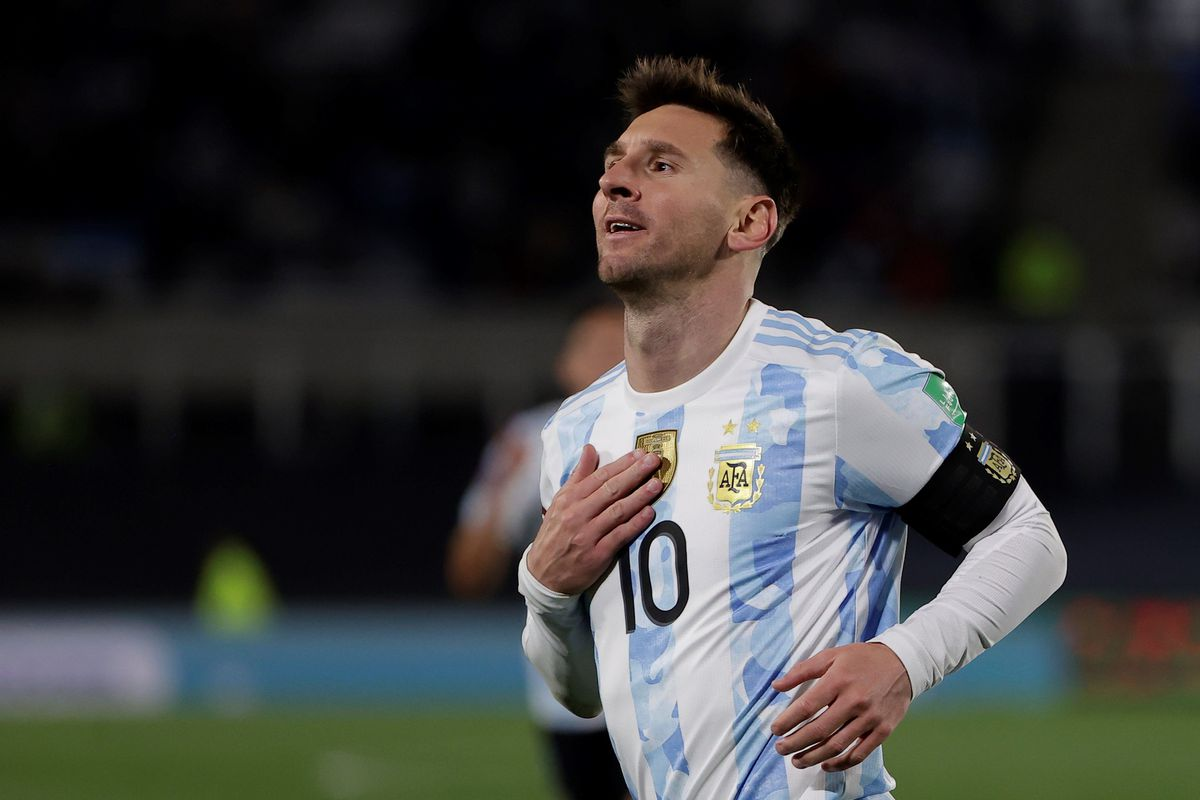
#> input picture LAB12_OPENCV/Proyecto1/messi.jpg, 1200 x 800 px
$ jupyter execute --allow-errors Notebook_LAB12.ipynb
#> lines starting #> are read from the running program, lines starting #| are printed output that depends on the picture
# GUÍA DE LABORATORIO 12
OpenCV
Nombres y Apellidos: Angela Sucso Choque
Docente: Diego Alonso Iquira Becerra

1. Creen un arreglo de 5x5 donde los números sean aleatorios del 1 al 10

[cell 1]
import numpy as np
import matplotlib.pyplot as plt
from PIL import Image

x = np.random.randint(0,10,25)
x = x.reshape(5,5)
print(x)

2. Muestren solo el canal azul de la figura

[cell 2]
y = Image.open('messi.jpg')
#> y is the input picture: PIL image 1200x800 RGB; mean R, G, B 57.2, 58.1, 56.4
y_array = np.asarray(y)
y_azul = y_array.copy()
y_azul[:,:,0] = 0
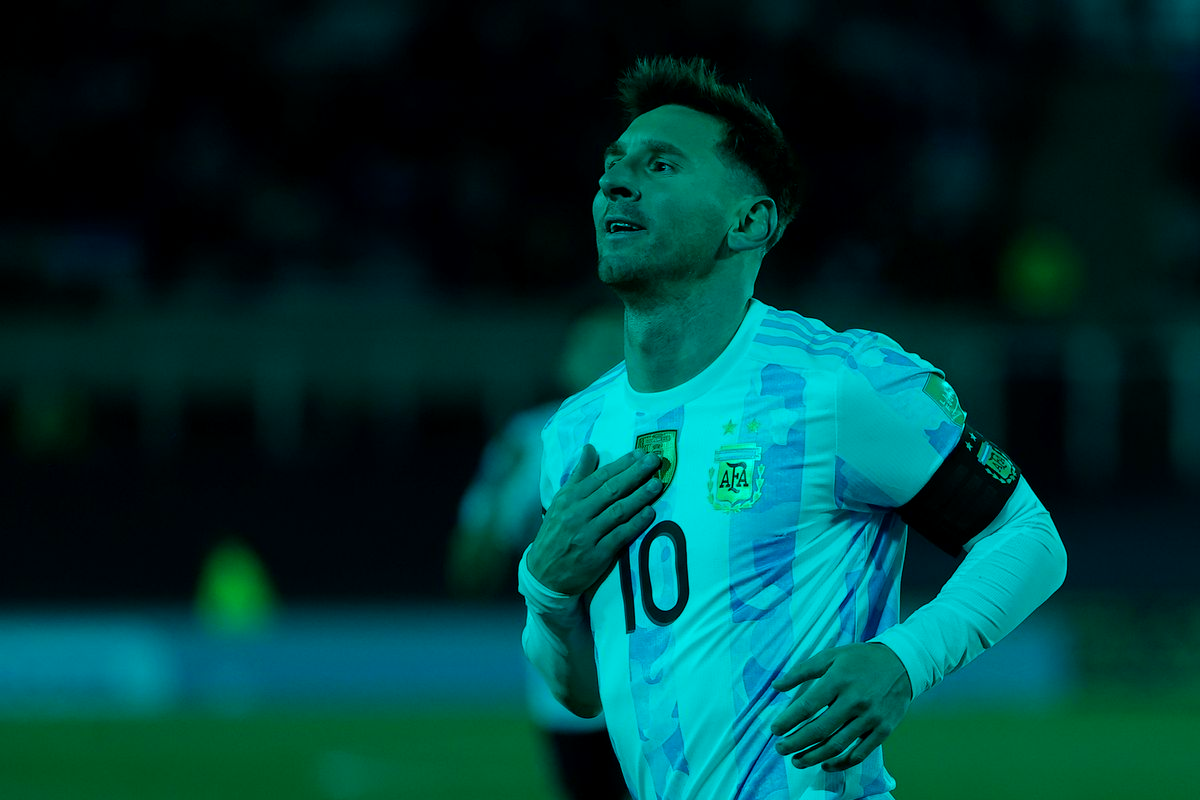
#> y_azul: shape (800, 1200, 3); mean R, G, B 0, 58.1, 56.4
y_azul[:,:,1] = 0
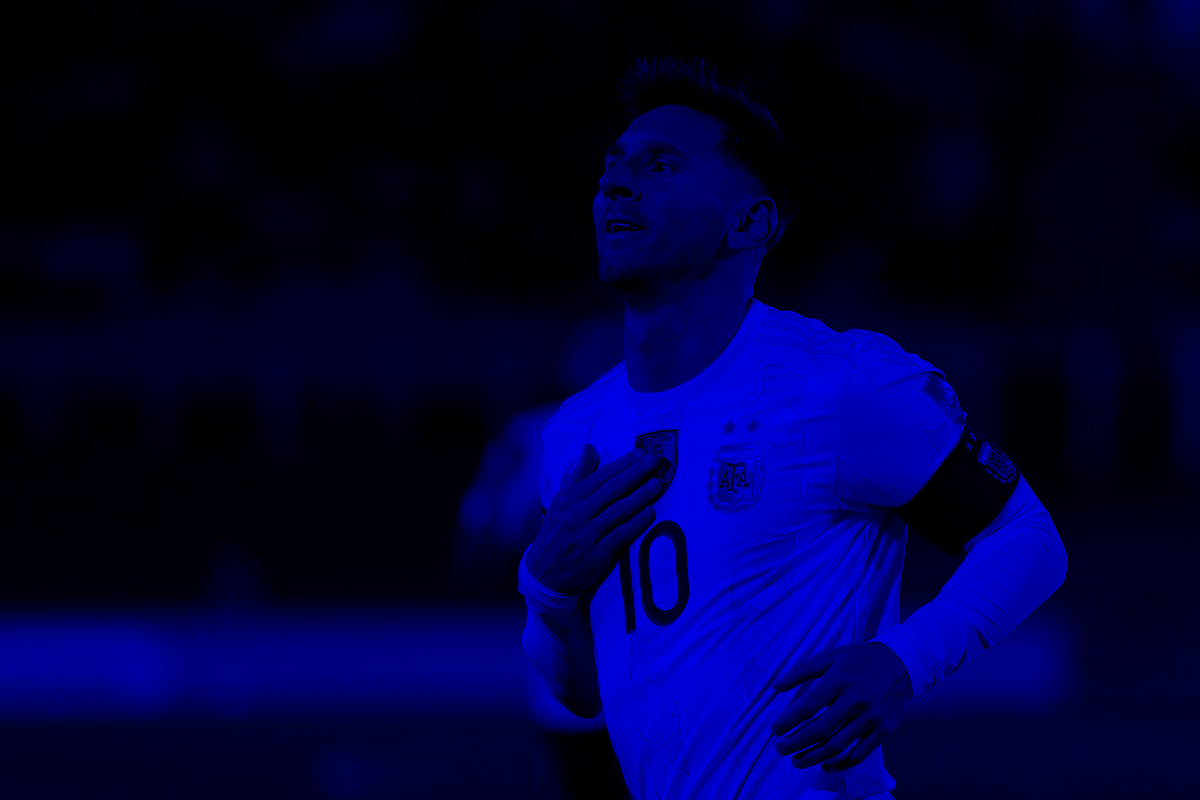
#> y_azul: shape (800, 1200, 3); mean R, G, B 0, 0, 56.4
plt.imshow(y_azul)

3. Cambien la imagen a escala de grises

#> (a cell that did not finish here is left out)

4. Guarden una nueva imagen que contenga solo los canales rojo y verde

[cell 4]
import cv2
imagen = cv2.imread('messi.jpg',1)
#BGR 0 = BLUE
imagen[:,:,0] = 0
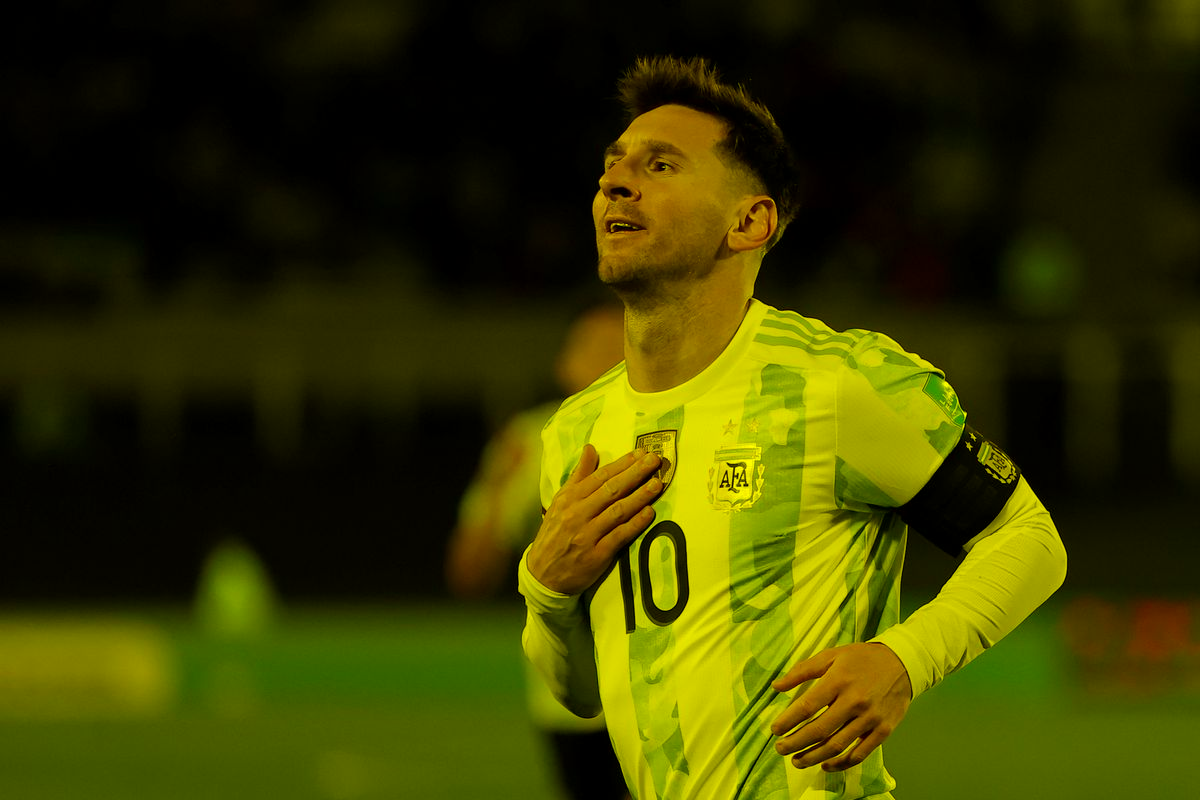
#> imagen: shape (800, 1200, 3); mean B, G, R 0, 58.1, 57.2
cv2.imwrite('MessiSinAzul.png',imagen)
cv2.imshow('MessiPA',imagen)
cv2.waitKey(0)
cv2.destroyAllWindows()

5. Guarden una nueva imagen que muestre la imagen en escala de grises

[cell 5]
imagen = cv2.imread('messi.jpg',0)
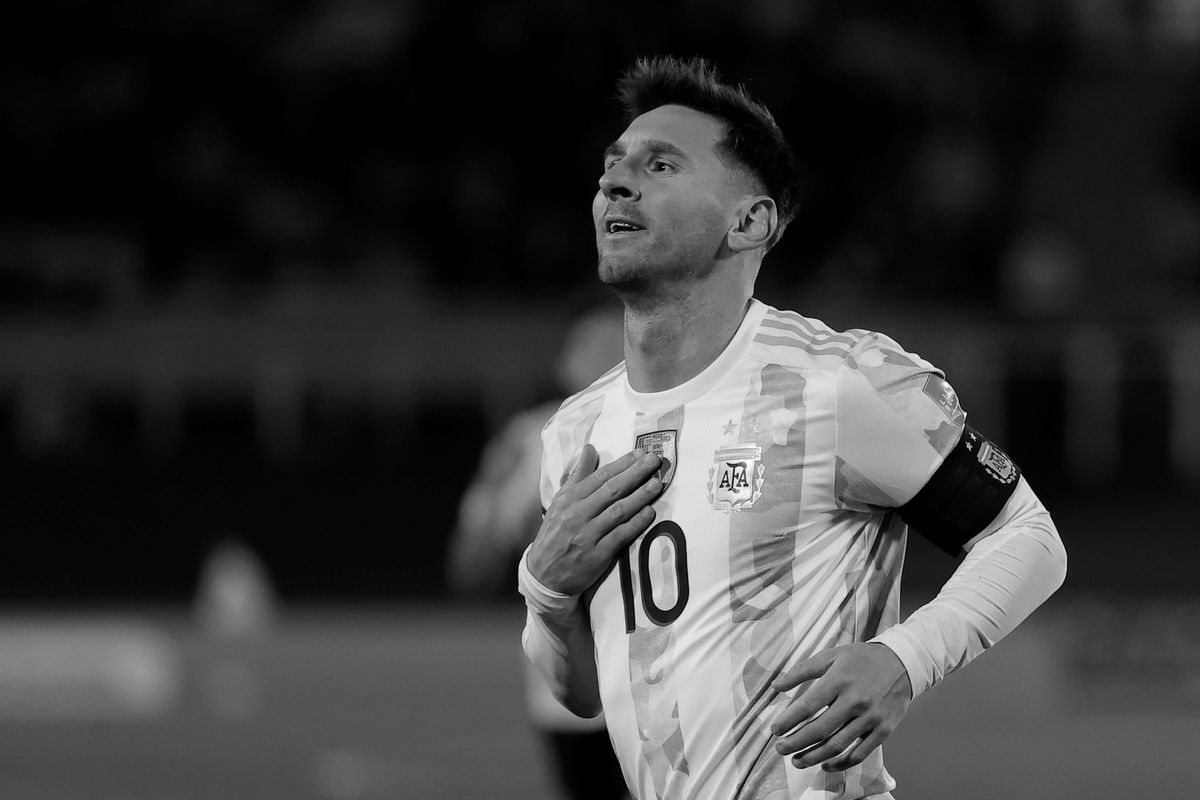
#> imagen: shape (800, 1200); min 0, max 255, mean 57.6
cv2.imwrite('MessiEnGris.png',imagen)
cv2.imshow('MessiSAD',imagen)
cv2.waitKey(0)
cv2.destroyAllWindows()
